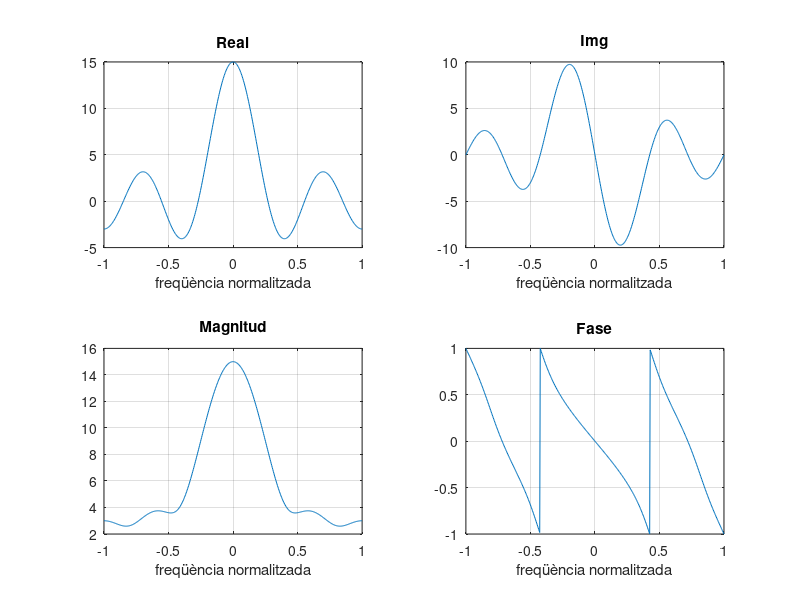

Recreate this plot in MATLAB.
clear all;
close all;

n = -1:3; 
x = [1 2 3 4 5]; 
k = -250:250; omega = (pi/250)*k;
X = x * (exp(-j*pi/250)) .^ (n'*k);

subplot(2,2,1); 
plot(omega/pi,real(X));
xlabel('freqüència normalitzada'); title('Real'); grid;

subplot(2,2,2);
plot(omega/pi,imag(X));
xlabel('freqüència normalitzada'); title('Img'); grid;

subplot(2,2,3); 
plot(omega/pi,abs(X));
xlabel('freqüència normalitzada'); title('Magnitud'); grid;

subplot(2,2,4); 
plot(omega/pi,angle(X)/pi);
xlabel('freqüència normalitzada'); title('Fase'); grid;